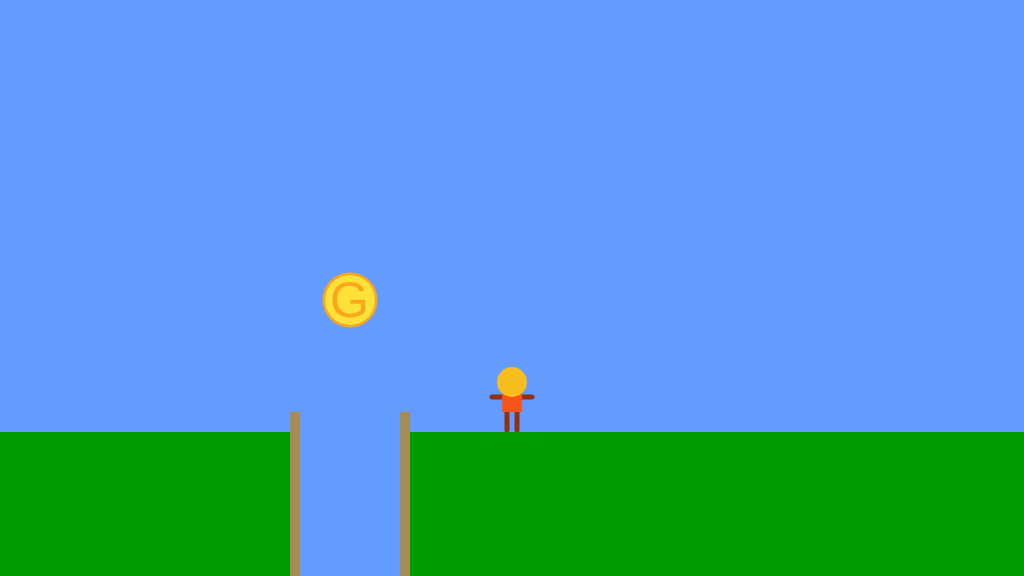
Frame 1 (no input)
Frame 60 (no input): identical to frame 1, image omitted
Frame 120 (the mouse pressed at the canvas centre since frame 60): identical to frame 1, image omitted

The p5.js sketch that drew this single still picture (run headless with seeded random() and noise() and a simulated clock; from frame 60 on, the mouse is pressed at the canvas centre):

// p5.js sketch
// ── sketch.js
/*

The Game Project

Week 3

Game interaction

*/
//collectable and canyon
var collectable;
var canyon;

//gamechar positions and floor y position
var gameChar_x;
var gameChar_y;
var floorPos_y;
//char drawing offsets
var offset_y;
var offset_x;
//`isLeft`, `isRight`, `isFalling` and `isPlummeting`.
var isLeft;
var isRight;
var isFalling;
var isPlummeting;

//used to determine whether to fall or not
var reachedPeak;
//character parameters
const movementSpeed = 3;
const gravity = 5;
const jumpVelocity = 4;
const jumpPeak = 100;

function setup() {
	createCanvas(1024, 576);

	floorPos_y = height * 3 / 4;
	gameChar_x = width / 2;
	gameChar_y = floorPos_y;

	//initialising interactable objs
	canyon = { x_pos: 300, width: 100 };

	collectable = { x_pos: 350, y_pos: 300, size: 50, isFound: false };

	//char state machine bools
	isLeft = false;
	isRight = false;
	isFalling = false;
	isPlummeting = false;
	reachedPeak = false;

	//char drawing offsets
	offset_y = 35;
	offset_x = 20;
}

function draw() {

	//testing bool changes
	//console.log("isLeft:" + isLeft + "\nisRight:" + isRight + "\nisFalling:" + isFalling + "\nisPlummeting:" + isPlummeting);
	///////////DRAWING CODE//////////

	background(100, 155, 255); //fill the sky blue


	noStroke();
	fill(0, 155, 0);
	rect(0, floorPos_y, width, height - floorPos_y); //draw some green ground

	//draw the canyon
	//canyon
	fill(100, 155, 255);
	rect(canyon.x_pos, floorPos_y, canyon.width, 150);
	fill(166, 139, 85);
	rect(canyon.x_pos - 10, floorPos_y - 20, canyon.width - 90, 170);
	rect(canyon.x_pos + canyon.width, floorPos_y - 20, canyon.width - 90, 170);

	//draw collectable
	//collectable
	if (collectable.isFound == false) {
		// coin edges 
		fill(250, 166, 30);
		ellipse(collectable.x_pos, collectable.y_pos, collectable.size * 1.1);
		// coin core
		fill(255, 225, 56);
		ellipse(collectable.x_pos, collectable.y_pos, collectable.size);
		//text
		fill(250, 166, 30);
		textSize(collectable.size);
		text('G', collectable.x_pos - collectable.size / 2.5, collectable.y_pos + collectable.size / 3);
	}


	//the game character
	if (isLeft && isFalling) {
		// add your jumping-left code
		//Body
		noStroke();
		fill(247, 84, 30);
		rect(gameChar_x - 5, gameChar_y - 50, 10, 30);
		//Head
		fill(247, 189, 30);
		ellipse(gameChar_x, gameChar_y - 50, 30);
		//Limbs
		stroke(143, 51, 20);
		strokeWeight(5);
		var offset_y = 34;
		var offset_x = 20;
		//Arms
		line(gameChar_x - offset_x, gameChar_y - offset_y - 5, gameChar_x, gameChar_y - offset_y); //left arm line(leftxy, rightx,y)
		//Legs
		line(gameChar_x, gameChar_y - 25, gameChar_x - 15, gameChar_y - 15); // left leg -thigh to knee - line(thighx,y, kneex,y);
		line(gameChar_x - 15, gameChar_y - 15, gameChar_x - 10, gameChar_y - 2); // left leg - knee to foot - line(kneex,y, footx,y);
		//line(gameChar_x, gameChar_y - 25, gameChar_x - 5, gameChar_y - 12); // left leg -thigh to knee - line(thighx,y, kneex,y);
		//line(gameChar_x - 5, gameChar_y - 12, gameChar_x - 15, gameChar_y - 2); // left leg - knee to foot - line(kneex,y, footx,y);
		line(gameChar_x, gameChar_y - 25, gameChar_x + 5, gameChar_y - 12); // right leg - thigh to knee - line(thighx,y, kneex,y);
		line(gameChar_x + 5, gameChar_y - 12, gameChar_x + 15, gameChar_y - 2); // right leg - knee to foot - line(kneex,y, footx,y);
	}
	else if (isRight && isFalling) {
		// add your jumping-right code
		//Body
		noStroke();
		fill(247, 84, 30);
		rect(gameChar_x - 5, gameChar_y - 50, 10, 30);
		//Head
		fill(247, 189, 30);
		ellipse(gameChar_x, gameChar_y - 50, 30);
		//Limbs
		stroke(143, 51, 20);
		strokeWeight(5);
		var offset_y = 34;
		var offset_x = 20;
		//Arms
		line(gameChar_x, gameChar_y - offset_y, gameChar_x + offset_x, gameChar_y - offset_y - 5); //right arm line(leftxy, rightx,y)
		//Legs
		line(gameChar_x, gameChar_y - 25, gameChar_x - 5, gameChar_y - 12); // left leg -thigh to knee - line(thighx,y, kneex,y);
		line(gameChar_x - 5, gameChar_y - 12, gameChar_x - 15, gameChar_y - 2); // left leg - knee to foot - line(kneex,y, footx,y);
		line(gameChar_x, gameChar_y - 25, gameChar_x + 15, gameChar_y - 15); // right leg - thigh to knee - line(thighx,y, kneex,y);
		line(gameChar_x + 15, gameChar_y - 15, gameChar_x + 10, gameChar_y - 2); // right leg - knee to foot - line(kneex,y, footx,y);


	}
	else if (isLeft) {
		// add your walking left code
		//Body
		noStroke();
		fill(247, 84, 30);
		rect(gameChar_x - 5, gameChar_y - 50, 10, 30);
		//Head
		fill(247, 189, 30);
		ellipse(gameChar_x, gameChar_y - 50, 30);
		//Limbs
		stroke(143, 51, 20);
		strokeWeight(5);
		var offset_y = 34;
		var offset_x = 20;
		//Arms
		line(gameChar_x - offset_x, gameChar_y - offset_y + 5, gameChar_x, gameChar_y - offset_y); // line(leftxy, rightx,y)
		//Legs
		line(gameChar_x, gameChar_y - 25, gameChar_x - 15, gameChar_y - 2); // left leg line(topx,y, bottomx,y);
		line(gameChar_x, gameChar_y - 25, gameChar_x + 5, gameChar_y - 2); // right leg line(topx,y, bottomx,y);

	}
	else if (isRight) {
		// add your walking right code
		//Body
		noStroke();
		fill(247, 84, 30);
		rect(gameChar_x - 5, gameChar_y - 50, 10, 30);
		//Head
		fill(247, 189, 30);
		ellipse(gameChar_x, gameChar_y - 50, 30);
		//Limbs
		stroke(143, 51, 20);
		strokeWeight(5);
		var offset_y = 34;
		var offset_x = 20;
		//Arms
		line(gameChar_x, gameChar_y - offset_y, gameChar_x + offset_x, gameChar_y - offset_y + 5); // line(leftxy, rightx,y)
		//Legs
		line(gameChar_x, gameChar_y - 25, gameChar_x - 5, gameChar_y - 2); // left leg line(topx,y, bottomx,y);
		line(gameChar_x, gameChar_y - 25, gameChar_x + 15, gameChar_y - 2); // right leg line(topx,y, bottomx,y);

	}
	else if (isFalling || isPlummeting) {
		// add your jumping facing forwards code
		//Limbs
		stroke(143, 51, 20);
		strokeWeight(5);
		//Arms
		line(gameChar_x - offset_x, gameChar_y - offset_y - 20, gameChar_x, gameChar_y - offset_y); // left arm line(leftx,y, centrex,y)
		line(gameChar_x, gameChar_y - offset_y, gameChar_x + offset_x, gameChar_y - offset_y - 20); // right arm line(centrex,y, rightx,y)
		//Legs
		line(gameChar_x - 5, gameChar_y - 25, gameChar_x - 5, gameChar_y - 12); // left leg - thigh to knee - line(thighx,y, kneex,y)
		line(gameChar_x + 5, gameChar_y - 25, gameChar_x + 5, gameChar_y - 12);	// right leg - thigh to knee - line(thighx,y, kneex,y)
		line(gameChar_x - 5, gameChar_y - 12, gameChar_x - 12, gameChar_y - 25); // left leg - knee to foot - line (kneex,y, foot,x,y)
		line(gameChar_x + 5, gameChar_y - 12, gameChar_x + 12, gameChar_y - 25); // right leg - knee to foot - line (kneex,y, foot,x,y)
		//Body
		noStroke();
		fill(247, 84, 30);
		rect(gameChar_x - 10, gameChar_y - 50, 20, 30);
		//Head
		fill(247, 189, 30);
		ellipse(gameChar_x, gameChar_y - 50, 30);

	}
	else {

		// add your standing front facing code
		//Limbs
		stroke(143, 51, 20);
		strokeWeight(5);
		var offset_y = 35;
		var offset_x = 20;
		//Arms
		line(gameChar_x - offset_x, gameChar_y - offset_y, gameChar_x + offset_x, gameChar_y - offset_y);
		//Legs
		line(gameChar_x - 5, gameChar_y - 25, gameChar_x - 5, gameChar_y - 2);
		line(gameChar_x + 5, gameChar_y - 25, gameChar_x + 5, gameChar_y - 2);
		//Body
		noStroke();
		fill(247, 84, 30);
		rect(gameChar_x - 10, gameChar_y - 50, 20, 30);
		//Head
		fill(247, 189, 30);
		ellipse(gameChar_x, gameChar_y - 50, 30);

	}

	///////////INTERACTION CODE//////////
	//check for coin collisions
	if (dist(collectable.x_pos, collectable.y_pos, gameChar_x, gameChar_y) <= 50) {
		collectable.isFound = true;
	}
	//console.log(dist(x1, y1, x2, y2));
	//check for caynon
//console.log(gameChar_x > canyon.x_pos && gameChar_x < canyon.x_pos + canyon.width);

	if (gameChar_x > canyon.x_pos && gameChar_x < canyon.x_pos + canyon.width) {
		//check if char is jumping over canyon
		//see if gamechar_y is at ground level or below
		if (gameChar_y >= floorPos_y) {
			isPlummeting = true;
			isFalling = false;
		}
	}
	if (isPlummeting) {
		gameChar_y += gravity;
	}
	//Put conditional statements to move the game character below here
	if (isLeft) {
		gameChar_x -= movementSpeed;
	}
	else if (isRight) {
		gameChar_x += movementSpeed;
	}

	if (isFalling) {
		//see if peak was reached, if not - decrement Y pos. of gamechar
		if (reachedPeak == false && gameChar_y <= floorPos_y && gameChar_y > floorPos_y - jumpPeak) {
			gameChar_y -= jumpVelocity;
		}
		//if gamechar's Y pos is less than or equal to jump Peak, set reached Peak to true 
		else if (gameChar_y <= floorPos_y - jumpPeak && reachedPeak == false) {
			reachedPeak = true;
		}
		//increment gamechar's Y pos with gravity if reachedPeak is true and he hasn't touched the ground yet 
		else if (reachedPeak == true && gameChar_y < floorPos_y) {
			gameChar_y += gravity;
		}
		//if reachedPeak is true and gamechar is touching or below the ground, make him stand on the ground and reset reachedPeak and isFalling to false
		else if (reachedPeak == true && gameChar_y >= floorPos_y) {
			gameChar_y = floorPos_y;
			reachedPeak = false;
			isFalling = false;
		}
		//Logging parameters for testing purposes:
		//console.log("gamechar_y " + gameChar_y + "\nReachedPeak " + reachedPeak + "\nfloorPos_Y " + floorPos_y);
	}
}


function keyPressed() {
	// if statements to control the animation of the character when
	// keys are pressed.
	switch (keyCode) {
		case 39: //key is "->"
			if (!isPlummeting) {
				isRight = true;
			}
			break;
		case 37: // key is "<-"
			if (!isPlummeting) {
				isLeft = true;
			}

			break;

		case 32: // key is SpaceBar
			if (!isPlummeting) {
				isFalling = true;
			}

			break;

	}

}

function keyReleased() {
	// if statements to control the animation of the character when
	// keys are released.

	switch (keyCode) {
		case 39: //key is"->"
			isRight = false;
			break;
		case 37: //key is "<-"
			isLeft = false;
			break;
		case 32: // key is SpaceBar
			break;
	}
}
